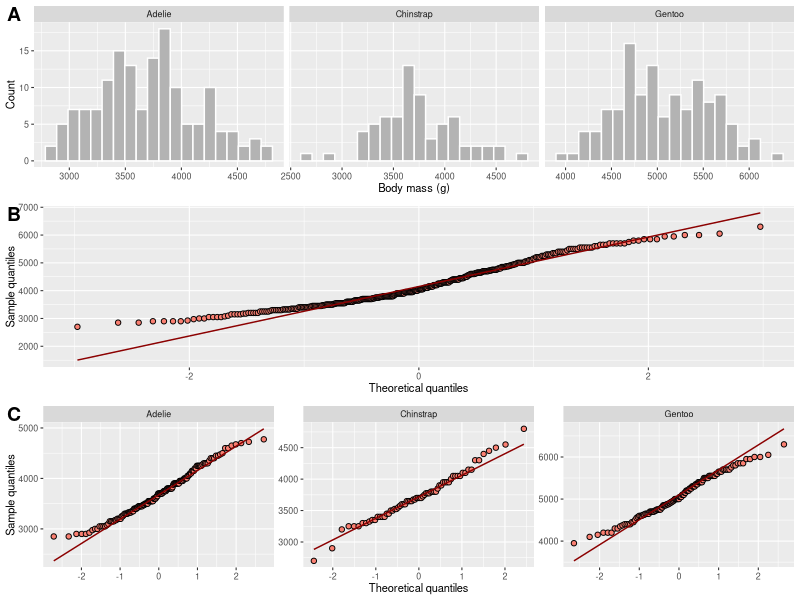
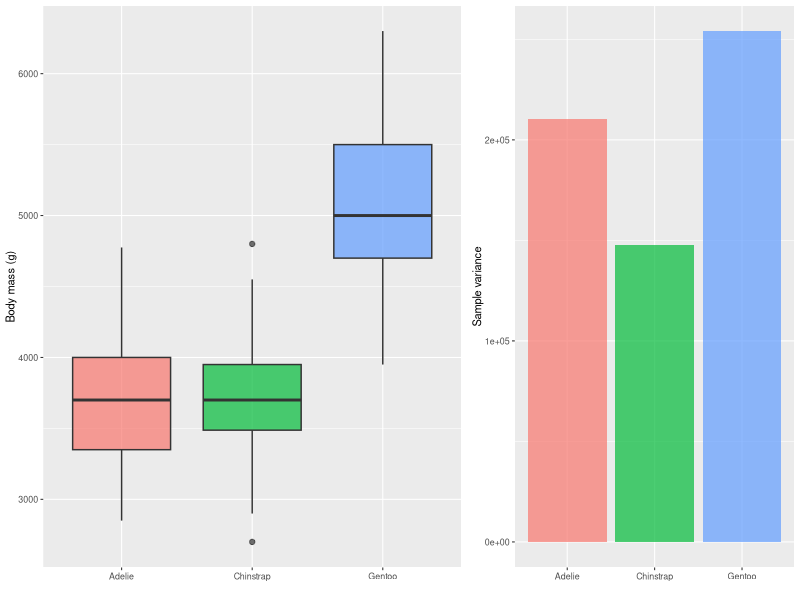
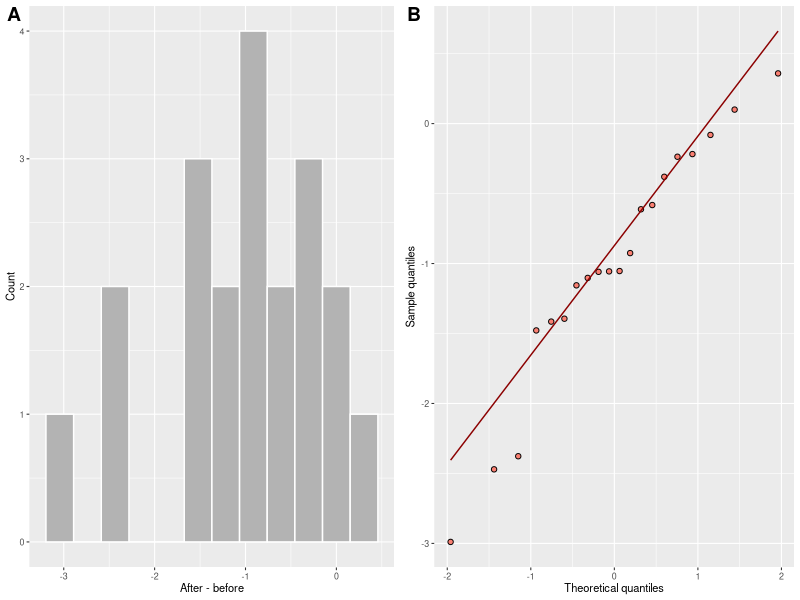
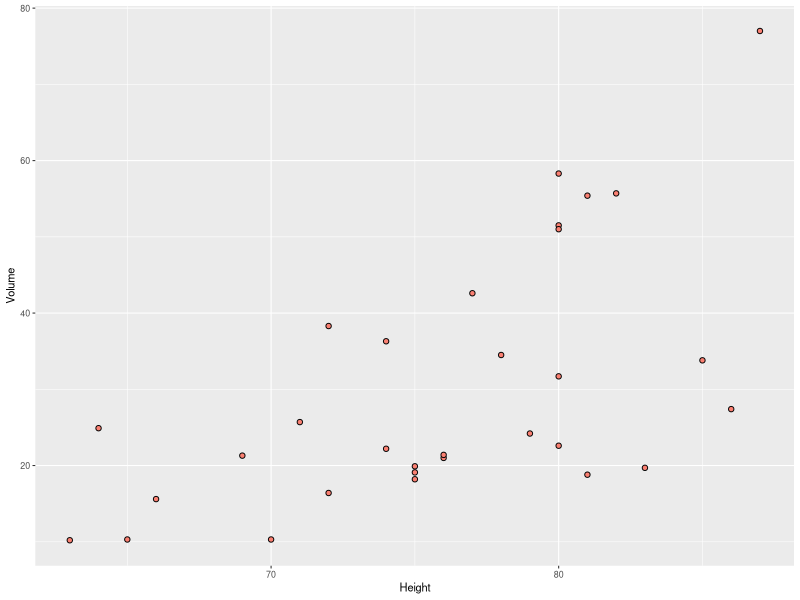
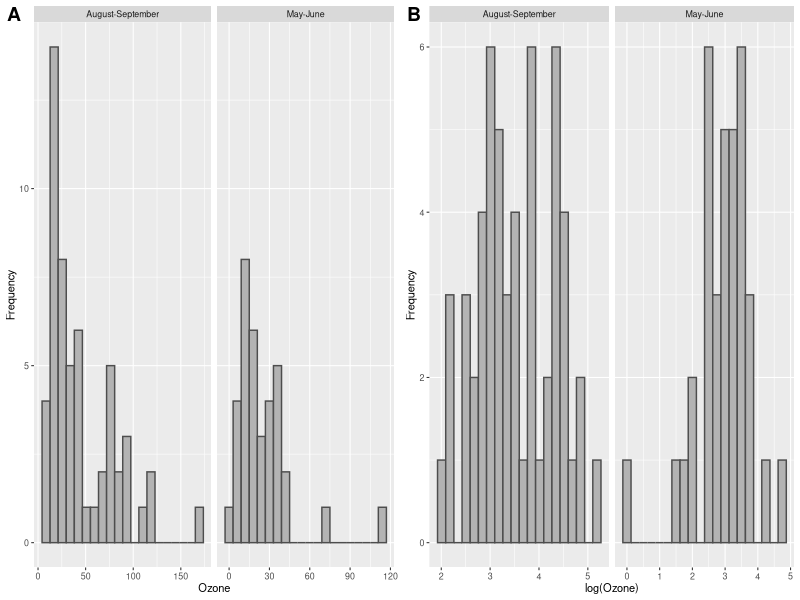

The R script that drew these images, in order:
## ---- chunk 1
#| echo: false

knitr::opts_chunk$set(
  comment = "R>",
  warning = FALSE,
  message = FALSE,
  fig.asp = NULL,
  fig.align = "center",
  fig.retina = 2,
  dpi = 300
)

ggplot2::theme_set(
  ggplot2::theme_grey(base_size = 8)
)
## ---- chunk 2
#| echo: false

library(tidyverse)
library(car)
library(ggpubr)
library(palmerpenguins)
## ---- chunk 3
peng <- penguins |>
  drop_na(bill_length_mm, body_mass_g, species)
## ---- chunk 4
#| fig-cap: "Normality checks for grouped data. A) Histograms of bill length within each penguin species. B) A pooled Q-Q plot that ignores species. C) Q-Q plots drawn separately within species."
#| fig-width: 8
#| fig-height: 8
#| code-fold: true

plt1 <- ggplot(peng, aes(body_mass_g)) +
  geom_histogram(bins = 20, fill = "grey70", colour = "white") +
  facet_wrap(~species, scales = "free_x") +
  labs(x = "Body mass (g)", y = "Count")

plt2 <- ggplot(peng, aes(sample = body_mass_g)) +
  stat_qq(shape = 21, fill = "salmon", colour = "black") +
  stat_qq_line(colour = "red4") +
  labs(x = "Theoretical quantiles", y = "Sample quantiles")

plt3 <- ggplot(peng, aes(sample = body_mass_g)) +
  stat_qq(shape = 21, fill = "salmon", colour = "black") +
  stat_qq_line(colour = "red4") +
  facet_wrap(~species, scales = "free") +
  labs(x = "Theoretical quantiles", y = "Sample quantiles")

ggarrange(plt1, plt2, plt3, ncol = 1, labels = "AUTO")
## ---- chunk 5
peng |>
  group_by(species) |>
  summarise(
    shapiro_w = as.numeric(shapiro.test(bill_length_mm)$statistic),
    shapiro_p = as.numeric(shapiro.test(bill_length_mm)$p.value)
  )
## ---- chunk 6
#| fig-cap: "Variance checks for grouped data. A) Box plots of body mass by penguin species. B) Sample variances by species."
#| fig-width: 8
#| fig-height: 4
#| code-fold: true

peng_var <- peng |>
  group_by(species) |>
  summarise(sample_var = var(body_mass_g), .groups = "drop")

plt1 <- ggplot(peng, aes(species, body_mass_g, fill = species)) +
  geom_boxplot(show.legend = FALSE, alpha = 0.7) +
  labs(x = "", y = "Body mass (g)")

plt2 <- ggplot(peng_var, aes(species, sample_var, fill = species)) +
  geom_col(show.legend = FALSE, alpha = 0.7) +
  labs(x = "", y = "Sample variance")

ggpubr::ggarrange(plt1, plt2, ncol = 2, widths = c(1.4, 1))
## ---- chunk 7
car::leveneTest(body_mass_g ~ species, data = peng)
## ---- chunk 8
peng_var
## ---- chunk 9
set.seed(1)
paired <- tibble(
  before = rnorm(20, 10, 2),
  after  = before + rnorm(20, -1, 1)
) |>
  mutate(diff = after - before)
## ---- chunk 10
#| fig-cap: "Checks for paired data. A) Histogram of paired differences. B) Q-Q plot of paired differences."
#| fig-width: 7
#| fig-height: 3.5
#| code-fold: true

plt1 <- ggplot(paired, aes(diff)) +
  geom_histogram(bins = 12, fill = "grey70", colour = "white") +
  labs(x = "After - before", y = "Count")

plt2 <- ggplot(paired, aes(sample = diff)) +
  stat_qq(shape = 21, fill = "salmon", colour = "black") +
  stat_qq_line(colour = "red4") +
  labs(x = "Theoretical quantiles", y = "Sample quantiles")

ggarrange(plt1, plt2, ncol = 2, labels = "AUTO")
## ---- chunk 11
shapiro.test(paired$diff)
## ---- chunk 12
#| fig-cap: "Scatter plot of tree height and volume from the base R `trees` dataset."
#| fig-width: 5
#| fig-height: 4
#| code-fold: true

ggplot(trees, aes(Height, Volume)) +
  geom_point(shape = 21, fill = "salmon", colour = "black") +
  labs(x = "Height", y = "Volume")
## ---- chunk 13
#| fig-cap: "A real-data example showing how a log transformation changes the distribution of ozone concentrations. A) Raw ozone values by season. B) Log-transformed ozone values by season."
#| code-fold: true

ozone_dat <- na.omit(airquality[, c("Ozone", "Month")]) |>
  as_tibble() |>
  filter(Month %in% c(5, 6, 8, 9)) |>
  mutate(
    season = factor(
      ifelse(Month %in% c(5, 6), "May-June", "August-September")
    ),
    log_ozone = log(Ozone)
  )

plt1 <- ggplot(ozone_dat, aes(Ozone)) +
  geom_histogram(bins = 20, fill = "grey70", colour = "grey30") +
  facet_wrap(~season, scales = "free_x") +
  labs(x = "Ozone", y = "Frequency")

plt2 <- ggplot(ozone_dat, aes(log_ozone)) +
  geom_histogram(bins = 20, fill = "grey70", colour = "grey30") +
  facet_wrap(~season, scales = "free_x") +
  labs(x = "log(Ozone)", y = "Frequency")

ggarrange(plt1, plt2, ncol = 2, labels = "AUTO")
## ---- chunk 14
#| code-fold: true

ozone_dat |>
  group_by(season) |>
  summarise(
    raw_w = unname(shapiro.test(Ozone)$statistic),
    raw_p = shapiro.test(Ozone)$p.value,
    log_w = unname(shapiro.test(log_ozone)$statistic),
    log_p = shapiro.test(log_ozone)$p.value,
    .groups = "drop"
  )

car::leveneTest(Ozone ~ season, data = ozone_dat)
car::leveneTest(log_ozone ~ season, data = ozone_dat)
